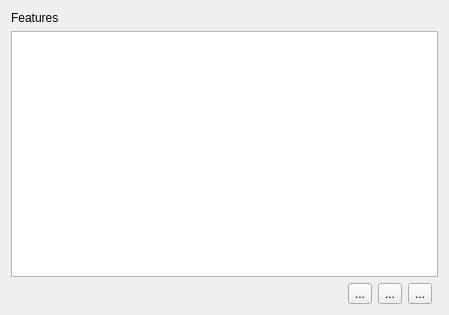
<?xml version="1.0" encoding="UTF-8"?>
<ui version="4.0">
 <class>RelationEditorDocumentSideWidgetBase</class>
 <widget class="QWidget" name="RelationEditorDocumentSideWidgetBase">
  <property name="geometry">
   <rect>
    <x>0</x>
    <y>0</y>
    <width>449</width>
    <height>315</height>
   </rect>
  </property>
  <property name="sizePolicy">
   <sizepolicy hsizetype="Preferred" vsizetype="Preferred">
    <horstretch>0</horstretch>
    <verstretch>0</verstretch>
   </sizepolicy>
  </property>
  <property name="minimumSize">
   <size>
    <width>0</width>
    <height>300</height>
   </size>
  </property>
  <property name="windowTitle">
   <string>Form</string>
  </property>
  <layout class="QGridLayout" name="gridLayout">
   <item row="2" column="1">
    <widget class="QToolButton" name="mShowFormToolButton">
     <property name="text">
      <string>...</string>
     </property>
    </widget>
   </item>
   <item row="2" column="0">
    <spacer name="horizontalSpacer">
     <property name="orientation">
      <enum>Qt::Horizontal</enum>
     </property>
     <property name="sizeHint" stdset="0">
      <size>
       <width>40</width>
       <height>20</height>
      </size>
     </property>
    </spacer>
   </item>
   <item row="0" column="0" colspan="5">
    <widget class="QLabel" name="label">
     <property name="text">
      <string>Features</string>
     </property>
    </widget>
   </item>
   <item row="2" column="3">
    <widget class="QToolButton" name="mUnlinkFeaturesToolButton">
     <property name="text">
      <string>...</string>
     </property>
    </widget>
   </item>
   <item row="2" column="2">
    <widget class="QToolButton" name="mLinkFeaturesToolButton">
     <property name="text">
      <string>...</string>
     </property>
    </widget>
   </item>
   <item row="1" column="0" colspan="5">
    <widget class="QTreeWidget" name="mFeaturesTreeWidget">
     <attribute name="headerVisible">
      <bool>false</bool>
     </attribute>
     <column>
      <property name="text">
       <string notr="true">1</string>
      </property>
     </column>
    </widget>
   </item>
  </layout>
 </widget>
 <resources/>
 <connections/>
</ui>
